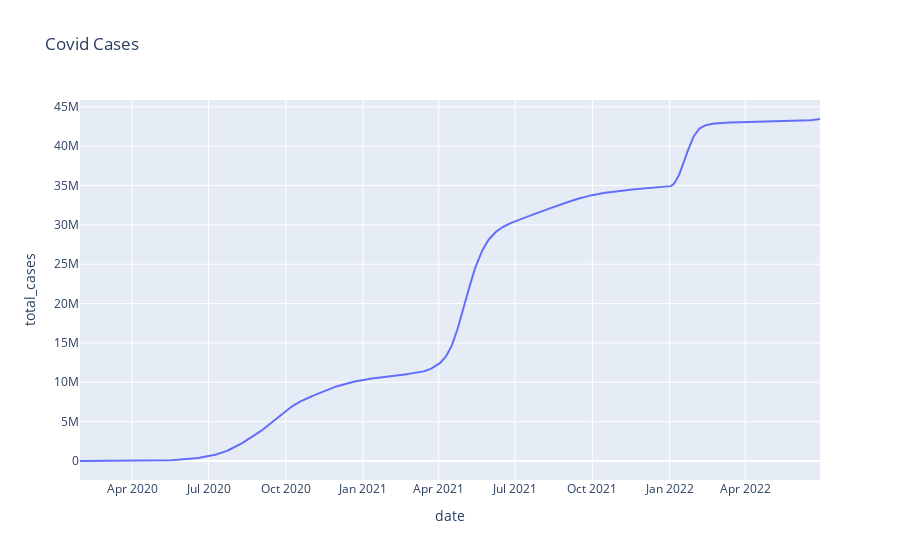

Source (notebook cell):
### Code cell
import plotly.express as px
fig = px.line(df_India, x="date", y= "total_cases", title= 'Covid Cases')
fig.show()

### Figure 1 — Plotly figure (JSON) as saved in the notebook; plotly's stock layout.template omitted (floating-point values rounded to 4 significant figures; data arrays with more than 128 entries replaced by an {"elided": "..."} marker saying what was removed)
{"data": [{"hovertemplate": "date=%{x}<br>total_cases=%{y}<extra></extra>", "legendgroup": "", "line": {"color": "#636efa", "dash": "solid"}, "marker": {"symbol": "circle"}, "mode": "lines", "name": "", "orientation": "v", "showlegend": false, "type": "scatter", "x": {"elided": "882 str values"}, "xaxis": "x", "y": {"elided": "882 int values"}, "yaxis": "y"}], "layout": {"legend": {"tracegroupgap": 0}, "title": {"text": "Covid Cases"}, "xaxis": {"anchor": "y", "domain": [0, 1], "title": {"text": "date"}}, "yaxis": {"anchor": "x", "domain": [0, 1], "title": {"text": "total_cases"}}}}
